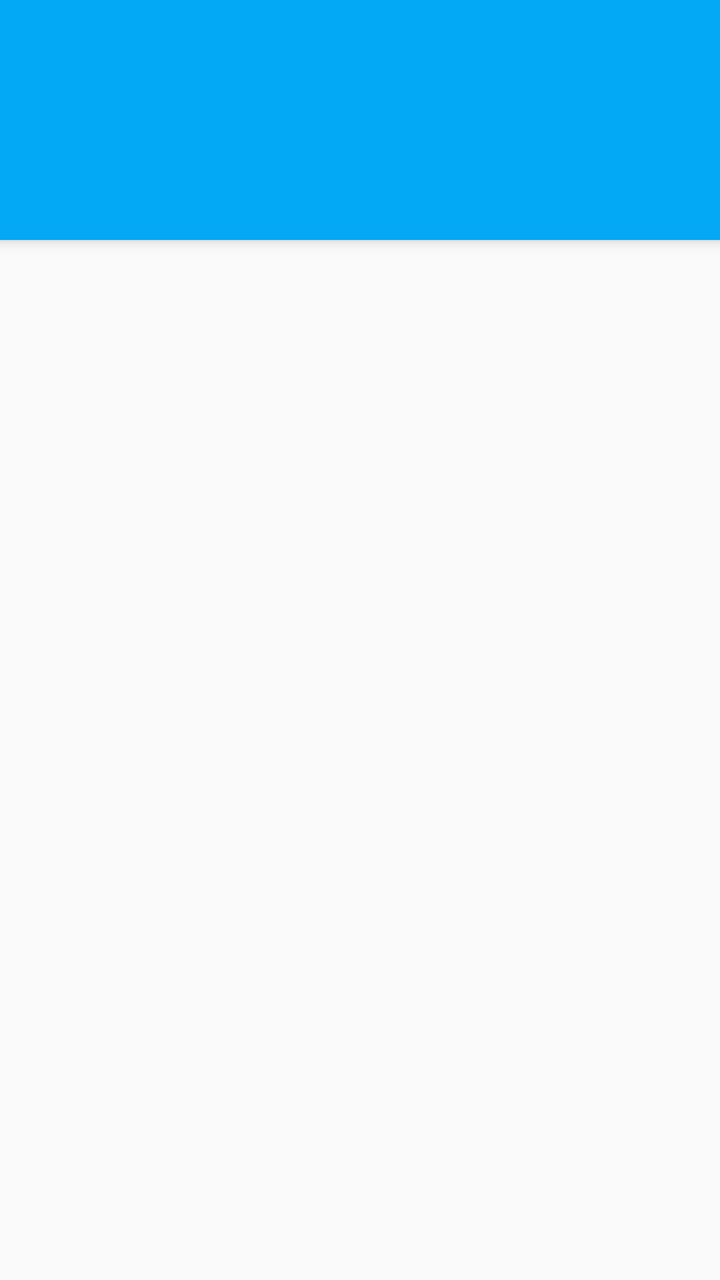
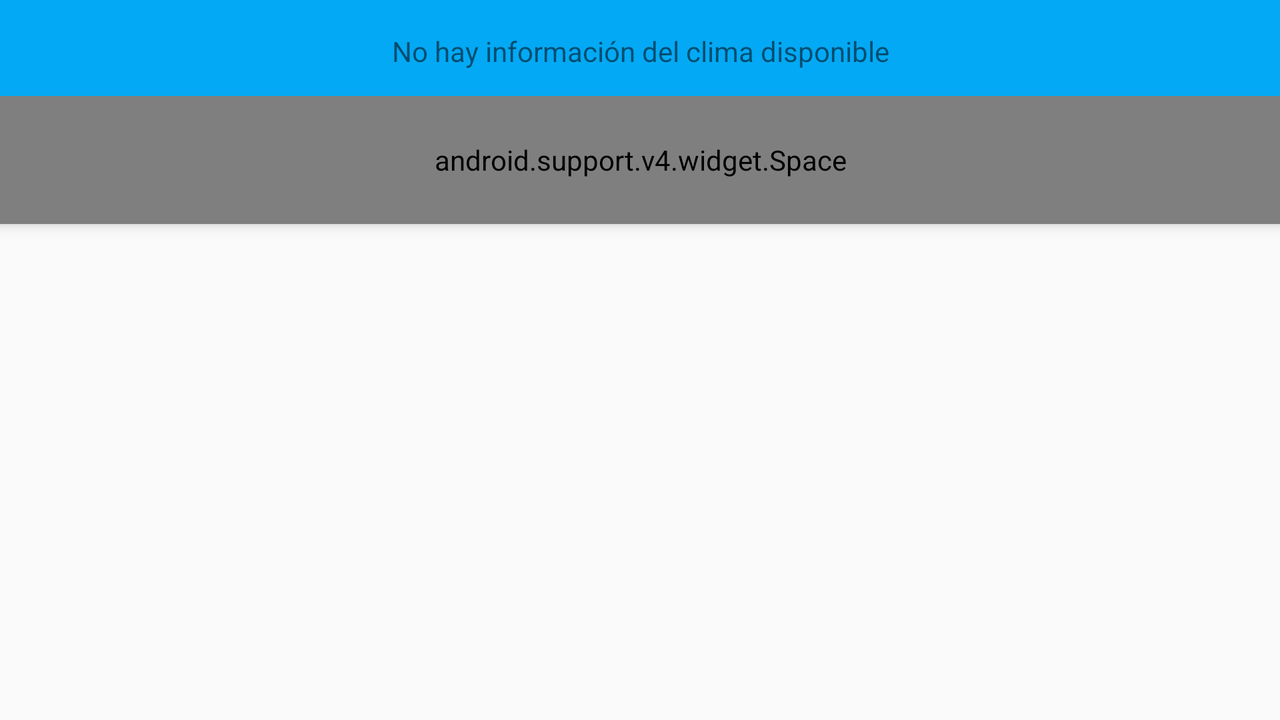

The same Android screen from two of the app's own layout files: first res/layout/ as a phone draws it, then the repository's variant for another configuration, drawn on a device whose configuration selects that folder. Both files follow.
<!-- AndroidManifest.xml: activity theme AppTheme.Main -->
<!-- res/layout/fragment_main.xml -->
<FrameLayout
    xmlns:android="http://schemas.android.com/apk/res/android"
    xmlns:app="http://schemas.android.com/apk/res-auto"
    android:layout_width="match_parent"
    android:layout_height="match_parent" >

    <android.support.design.widget.CoordinatorLayout
        xmlns:android="http://schemas.android.com/apk/res/android"
        xmlns:app="http://schemas.android.com/apk/res-auto"
        android:id="@+id/col"
        android:layout_width="match_parent"
        android:layout_height="match_parent">

        <android.support.design.widget.AppBarLayout
            android:id="@+id/appbar"
            android:layout_width="match_parent"
            android:layout_height="wrap_content"
            android:theme="@style/ThemeOverlay.AppCompat.Dark.ActionBar"
            app:elevation="@dimen/appbar_elevation">

            <android.support.v7.widget.Toolbar
                android:id="@+id/toolbar"
                android:layout_width="match_parent"
                android:layout_height="wrap_content"
                android:elevation="0dp"
                app:layout_scrollFlags="scroll|enterAlways"
                app:theme="@style/ThemeOverlay.AppCompat.Dark.ActionBar">
                <ImageView
                    android:layout_marginTop="?attr/actionBarSize"
                    android:layout_width="wrap_content"
                    android:layout_height="?attr/listPreferredItemHeight"
                    android:layout_gravity="center_horizontal"
                    android:contentDescription="@string/app_name"
                    android:scaleType="center"
                    android:src="@drawable/ic_logo"/>
            </android.support.v7.widget.Toolbar>

        </android.support.design.widget.AppBarLayout>

        <android.support.v7.widget.RecyclerView
            android:id="@+id/recyclerview_forecast"
            android:layout_width="match_parent"
            android:layout_height="match_parent"
            app:layout_behavior="@string/appbar_scrolling_view_behavior" />

        
        <TextView
            android:id="@+id/recyclerview_forecast_empty"
            android:layout_width="match_parent"
            android:layout_height="match_parent"
            app:layout_anchor="@+id/recyclerview_forecast"
            app:layout_anchorGravity="fill"
            android:gravity="center_horizontal"
            android:paddingBottom="@dimen/activity_vertical_margin"
            android:paddingEnd="@dimen/activity_horizontal_margin"
            android:paddingLeft="@dimen/activity_horizontal_margin"
            android:paddingRight="@dimen/activity_horizontal_margin"
            android:paddingStart="@dimen/activity_horizontal_margin"
            android:paddingTop="@dimen/activity_vertical_margin"
            android:text="@string/empty_forecast_list" />

    </android.support.design.widget.CoordinatorLayout>
</FrameLayout>
<!-- resources referenced by this layout -->
<resources>
  <dimen name="activity_horizontal_margin">16dp</dimen>
  <dimen name="activity_vertical_margin">16dp</dimen>
  <dimen name="appbar_elevation">4dp</dimen>
  <string name="app_name">Sunshine</string>
  <string name="empty_forecast_list">No hay información del clima disponible</string>
  <!-- from res/values-v21/ -->
  <style name="AppTheme.Main" parent="@style/AppTheme">
          <item name="android:windowContentTransitions">true</item>
      </style>
  <style name="AppTheme" parent="Theme.AppCompat.Light.NoActionBar">
          
          <item name="colorPrimary">@color/colorPrimary</item>
          <item name="colorPrimaryDark">@color/colorPrimaryDark</item>
          <item name="colorAccent">@color/colorAccent</item>
          <item name="toolbarStyle">@style/Toolbar</item>
      </style>
  <color name="colorPrimary">#03A9F4</color>
  <color name="colorPrimaryDark">#0288D1</color>
  <color name="colorAccent">#FFD740</color>
  <style name="Toolbar" parent="Widget.AppCompat.Toolbar">
          <item name="android:background">?attr/colorPrimary</item>
          <item name="popupTheme">@style/Theme.AppCompat.Light</item>
      </style>
</resources>
<!-- res/layout-land/fragment_main.xml (the repository's variant of the layout above) -->
<!-- drawn on the phone turned sideways -->
<?xml version="1.0" encoding="utf-8"?>
<RelativeLayout
    xmlns:android="http://schemas.android.com/apk/res/android"
    xmlns:app="http://schemas.android.com/apk/res-auto"
    android:layout_width="match_parent"
    android:layout_height="match_parent">
    <LinearLayout
        android:id="@+id/appbar"
        android:layout_width="match_parent"
        android:layout_height="wrap_content"
        android:layout_alignParentTop="true"
        android:background="?attr/colorPrimary"
        android:elevation="@dimen/appbar_elevation"
        android:orientation="vertical">
        <android.support.v7.widget.Toolbar
            android:id="@+id/toolbar"
            android:layout_height="?attr/actionBarSize"
            android:layout_width="match_parent"
            android:elevation="0dp"
            app:theme="@style/ThemeOverlay.AppCompat.Dark.ActionBar"
            app:popupTheme="@style/ThemeOverlay.AppCompat.Light"/>
        <android.support.v4.widget.Space
            android:layout_width="match_parent"
            android:layout_height="?attr/listPreferredItemHeight"/>
    </LinearLayout>
    <include layout="@layout/fragment_main_base"
        android:layout_alignParentTop="true"
        android:layout_centerHorizontal="true"
        android:layout_height="match_parent"
        android:layout_width="@dimen/landscape_forecast_view_width"
        />
</RelativeLayout>
<!-- res/layout/fragment_main_base.xml (included above) -->
<FrameLayout xmlns:android="http://schemas.android.com/apk/res/android"
    xmlns:tools="http://schemas.android.com/tools"
    android:layout_width="match_parent"
    android:layout_height="match_parent"
    android:elevation="@dimen/appbar_elevation"
    tools:context=".ForecastFragment">
    <android.support.v7.widget.RecyclerView
        style="@style/ForecastListStyle"
        android:id="@+id/recyclerview_forecast"
        android:layout_width="match_parent"
        android:layout_height="match_parent" />
    
    <TextView
        android:id="@+id/recyclerview_forecast_empty"
        android:text="@string/empty_forecast_list"
        android:layout_width="match_parent"
        android:layout_height="match_parent"
        android:gravity="center_horizontal"
        android:paddingRight="@dimen/activity_horizontal_margin"
        android:paddingEnd="@dimen/activity_horizontal_margin"
        android:paddingLeft="@dimen/activity_horizontal_margin"
        android:paddingStart="@dimen/activity_horizontal_margin"
        android:paddingTop="@dimen/activity_vertical_margin"
        android:paddingBottom="@dimen/activity_vertical_margin"
        />
</FrameLayout>
<!-- resources referenced by the variant -->
<!-- as the phone turned sideways resolves them -->
<resources>
  <dimen name="activity_horizontal_margin">16dp</dimen>
  <dimen name="activity_vertical_margin">16dp</dimen>
  <dimen name="appbar_elevation">4dp</dimen>
  <string name="empty_forecast_list">No hay información del clima disponible</string>
  <style name="ForecastListStyle">
  
      </style>
  <!-- from res/values-v21/ -->
  <style name="AppTheme.Main" parent="@style/AppTheme">
          <item name="android:windowContentTransitions">true</item>
      </style>
  <style name="AppTheme" parent="Theme.AppCompat.Light.NoActionBar">
          
          <item name="colorPrimary">@color/colorPrimary</item>
          <item name="colorPrimaryDark">@color/colorPrimaryDark</item>
          <item name="colorAccent">@color/colorAccent</item>
          <item name="toolbarStyle">@style/Toolbar</item>
      </style>
  <color name="colorPrimary">#03A9F4</color>
  <color name="colorPrimaryDark">#0288D1</color>
  <color name="colorAccent">#FFD740</color>
  <style name="Toolbar" parent="Widget.AppCompat.Toolbar">
          <item name="android:background">?attr/colorPrimary</item>
          <item name="popupTheme">@style/Theme.AppCompat.Light</item>
      </style>
</resources>
